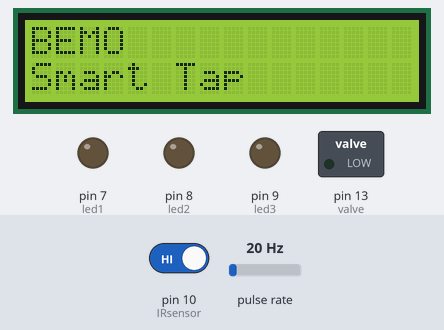
The sketch below on a simulated Arduino Uno, built with avr-gcc and run on an emulated ATmega328P. On the bench: 16×2 character LCD, switched loads named in the sketch (green lamp = pin HIGH), output pins drawn as LEDs (lit = HIGH). Wiring (inferred from the names in the program): pulse sensor: data pin 2. The inputs (shaded band) are chosen by the test bench; at power-on: pin 10 (IRsensor) HIGH, pulse rate 20 Hz. What the sketch prints to the serial monitor is not drawn.

Above: at 1.6 s.
1.7 s: pin 10 (IRsensor) driven LOW
At 3.7 s:
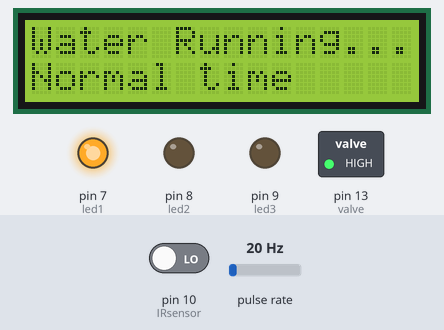
4.8 s: pin 10 (IRsensor) driven HIGH
At 7.3 s:
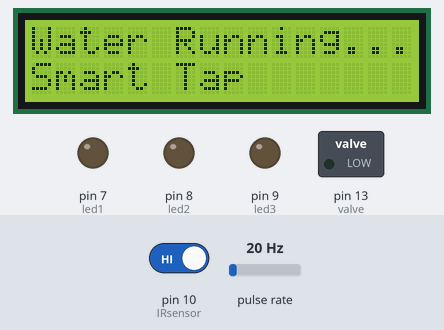
7.6 s: pin 10 (IRsensor) driven LOW
At 23.4 s:
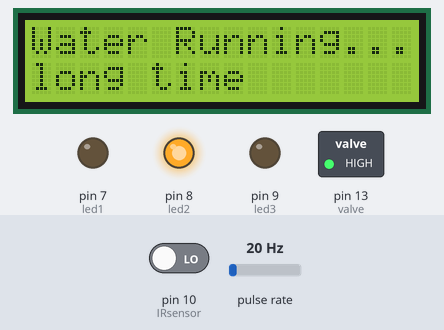
Timing chart, 0 to 23.7 s (numbered marks = the images above; inputs shaded):
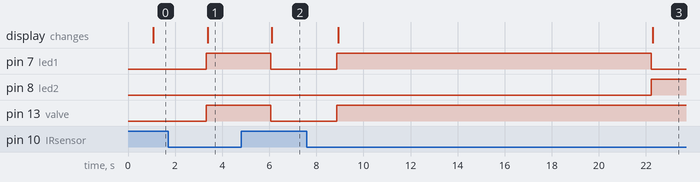

The sketch:

bemoooo3.ino
```cpp
#include <LiquidCrystal.h>
String nameofteam ="BEMO" ; // اكتبو اسم التيم مبين علامتين التنصيص دول بظل كلمة ""
const double price= 0 ; // اكتبو سعر اللتر مكان الزيرو
int led1 = 7 ;
int led2 = 8 ;
int led3 = 9 ;
int IRsensor = 10 ;
int valve = 13 ;
int Y = 0 ;

int flowsensor = 2 ;
const int rs = 12, en = 11, d4 = 6, d5 = 5, d6 = 4, d7 = 3 ;
LiquidCrystal lcd(rs, en, d4, d5, d6, d7) ;
volatile int FlowPulse ;
int calc;
void setup() {
   pinMode(IRsensor, INPUT);
   pinMode(led1, OUTPUT);
   pinMode(led2, OUTPUT);
   pinMode(led3, OUTPUT);
   pinMode(valve, OUTPUT);
   pinMode(flowsensor, INPUT); //initializes digital pin 2 as an input
   Serial.begin(9600);         //This is the setup function where the serial port is initialised,
   attachInterrupt(0, rpm, RISING); //and the interrupt is attached on Pin 2 (INT 0)
   lcd.begin(16, 2);
   }

void loop() {

   delay (1000);
   digitalWrite(led1,LOW);
   digitalWrite(led2,LOW);
   digitalWrite(led3,LOW);
   digitalWrite(valve,LOW);

  int x =0;
   lcd.print(nameofteam);
   lcd.setCursor(0, 1);
   lcd.println("Smart Tap       ");
  digitalWrite(valve,LOW);


  while (digitalRead(IRsensor)== LOW){
    double Time = Y/3600;
    double value = calc *  Time ;
    double totalprice = price * value ;
    Serial.print(value ,+"L");
    Serial.print(totalprice ,+"L.E");
    x++;
    Y++;
 FlowPulse = 0;

 sei();

 delay (1000);

 cli();

 calc = (FlowPulse * 60 / 7.5);

if ( x<=10 && calc >0 ){

  digitalWrite(led1,HIGH);

  digitalWrite(valve,HIGH);

  digitalWrite(led2,LOW);

  digitalWrite(led3,LOW);

   lcd.begin(16, 2);

   lcd.print("Water Running....");

   lcd.setCursor(0, 1);

   lcd.println("Normal time     ");
  }
  else if (x>=10 && x<=15 && calc >0 )
{

  digitalWrite(led2,HIGH);

  digitalWrite(valve,HIGH);


  digitalWrite(led1,LOW);

  digitalWrite(led3,LOW);

   lcd.begin(16, 2);

   lcd.print("Water Running....");

   lcd.setCursor(0, 1);

   lcd.println("long time       ");


    }else if(x>=15 && calc >0 ){

   digitalWrite(led3,HIGH);

   digitalWrite(led2,LOW);

   digitalWrite(led1,LOW);

   lcd.begin(16, 2);

   lcd.print("Water Running....");

   lcd.setCursor(0, 1);

   lcd.println("WARNING WASTED  ");

   digitalWrite(valve,LOW);

     }else{

   digitalWrite(led1,LOW);

   digitalWrite(led2,LOW);

   digitalWrite(led3,LOW);

   digitalWrite(valve,LOW);

   lcd.begin(16, 2);

   lcd.print("NO Water Running");

   lcd.setCursor(0, 1);

   lcd.println("Open The Tap");


  }

  }

  }

void rpm ()
{
  FlowPulse++;
}
```

Measured:
- after the input at 1.7 s, pin 7 (led1), pin 13 (valve): LOW → HIGH after 1.6 s; the display: changes after 1.7 s (image 1)
- after the input at 4.8 s, pin 7 (led1), pin 13 (valve): HIGH → LOW after 1.3 s; the display: changes after 1.3 s (image 2)
- after the input at 7.6 s, pin 7 (led1): LOW → HIGH after 1.3 s, → LOW 13.3 s later; pin 8 (led2): LOW → HIGH after 14.6 s; pin 13 (valve): LOW → HIGH after 1.3 s; the display: first changes after 1.3 s (image 3 shows a later state)
